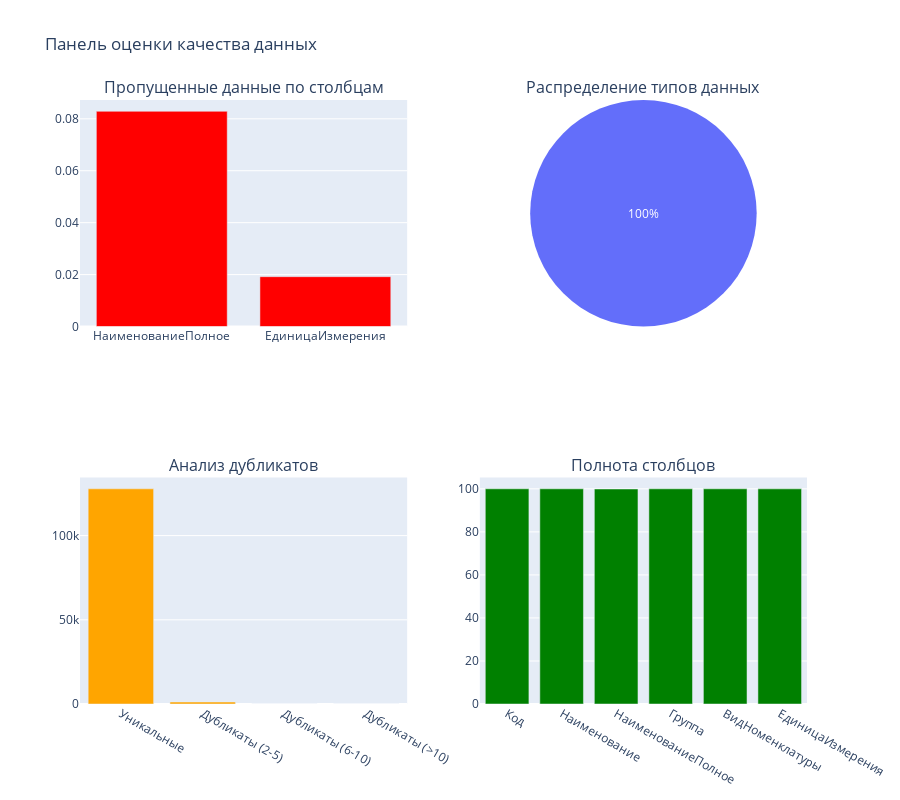

Here is the notebook cell this chart was saved with:
### Markdown cell above
### 1.3 Визуализация качества данных

### Code cell
# Создание визуализаций для оценки качества
fig = make_subplots(
    rows=2, cols=2,
    subplot_titles=('Пропущенные данные по столбцам', 'Распределение типов данных', 
                   'Анализ дубликатов', 'Полнота столбцов'),
    specs=[[{"type": "bar"}, {"type": "pie"}],
           [{"type": "bar"}, {"type": "bar"}]]
)

# График пропущенных данных
if len(quality_df) > 0:
    fig.add_trace(
        go.Bar(x=quality_df.index, y=quality_df['Процент_пропусков'],
               name='Пропуски %', marker_color='red'),
        row=1, col=1
    )

# Распределение типов данных
dtype_counts = df.dtypes.value_counts()
fig.add_trace(
    go.Pie(labels=dtype_counts.index.astype(str), values=dtype_counts.values,
           name="Типы данных"),
    row=1, col=2
)

# График дубликатов
if MAIN_NAME_COL and MAIN_NAME_COL in df.columns:
    # Подготовка данных для анализа дубликатов
    clean_names_for_viz = df[MAIN_NAME_COL].dropna().astype(str)
    clean_names_for_viz = clean_names_for_viz[clean_names_for_viz.str.strip() != '']
    
    if len(clean_names_for_viz) > 0:
        duplicate_counts = clean_names_for_viz.value_counts()
        duplicate_stats = {
            'Уникальные': sum(duplicate_counts == 1),
            'Дубликаты (2-5)': sum((duplicate_counts >= 2) & (duplicate_counts <= 5)),
            'Дубликаты (6-10)': sum((duplicate_counts >= 6) & (duplicate_counts <= 10)),
            'Дубликаты (>10)': sum(duplicate_counts > 10)
        }
        
        fig.add_trace(
            go.Bar(x=list(duplicate_stats.keys()), y=list(duplicate_stats.values()),
                   name='Дубликаты', marker_color='orange'),
            row=2, col=1
        )

# Полнота столбцов
completeness = ((len(df) - missing_data) / len(df)) * 100
fig.add_trace(
    go.Bar(x=df.columns, y=completeness,
           name='Полнота %', marker_color='green'),
    row=2, col=2
)

fig.update_layout(height=800, showlegend=False, title_text="Панель оценки качества данных")
fig.show()

### Figure 1 — Plotly figure (JSON) as saved in the notebook; plotly's stock layout.template omitted (floating-point values rounded to 4 significant figures)
{"data": [{"marker": {"color": "red"}, "name": "Пропуски %", "type": "bar", "x": ["НаименованиеПолное", "ЕдиницаИзмерения"], "xaxis": "x", "y": [0.08288, 0.01919], "yaxis": "y"}, {"domain": {"x": [0.55, 1], "y": [0.625, 1]}, "labels": ["object"], "name": "Типы данных", "type": "pie", "values": [6]}, {"marker": {"color": "orange"}, "name": "Дубликаты", "type": "bar", "x": ["Уникальные", "Дубликаты (2-5)", "Дубликаты (6-10)", "Дубликаты (>10)"], "xaxis": "x2", "y": [127765, 1161, 8, 3], "yaxis": "y2"}, {"marker": {"color": "green"}, "name": "Полнота %", "type": "bar", "x": ["Код", "Наименование", "НаименованиеПолное", "Группа", "ВидНоменклатуры", "ЕдиницаИзмерения"], "xaxis": "x3", "y": [100.0, 100.0, 99.92, 100.0, 100.0, 99.98], "yaxis": "y3"}], "layout": {"annotations": [{"font": {"size": 16}, "showarrow": false, "text": "Пропущенные данные по столбцам", "x": 0.225, "xanchor": "center", "xref": "paper", "y": 1, "yanchor": "bottom", "yref": "paper"}, {"font": {"size": 16}, "showarrow": false, "text": "Распределение типов данных", "x": 0.775, "xanchor": "center", "xref": "paper", "y": 1, "yanchor": "bottom", "yref": "paper"}, {"font": {"size": 16}, "showarrow": false, "text": "Анализ дубликатов", "x": 0.225, "xanchor": "center", "xref": "paper", "y": 0.375, "yanchor": "bottom", "yref": "paper"}, {"font": {"size": 16}, "showarrow": false, "text": "Полнота столбцов", "x": 0.775, "xanchor": "center", "xref": "paper", "y": 0.375, "yanchor": "bottom", "yref": "paper"}], "height": 800, "showlegend": false, "title": {"text": "Панель оценки качества данных"}, "xaxis": {"anchor": "y", "domain": [0, 0.45]}, "xaxis2": {"anchor": "y2", "domain": [0, 0.45]}, "xaxis3": {"anchor": "y3", "domain": [0.55, 1]}, "yaxis": {"anchor": "x", "domain": [0.625, 1]}, "yaxis2": {"anchor": "x2", "domain": [0, 0.375]}, "yaxis3": {"anchor": "x3", "domain": [0, 0.375]}}}
